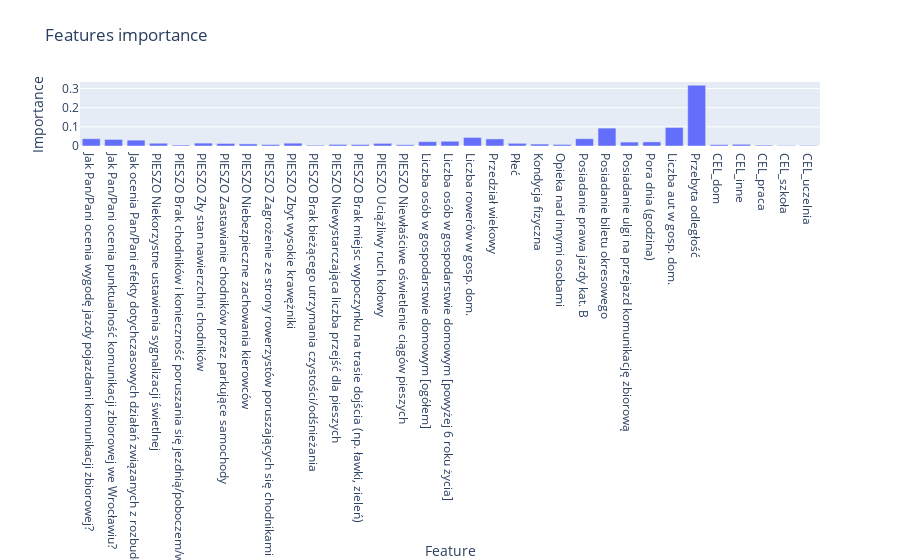

Here is the notebook cell this chart was saved with:
### Code cell
fig = go.Figure([go.Bar(x=X_train.columns, y=clf.feature_importances_)])
fig.update_layout(
    title='Features importance',
    xaxis={
        'title':"Feature",
    },
    yaxis={
        'title':"Importance",
    }
)
fig.show()

### Figure 1 — Plotly figure (JSON) as saved in the notebook; plotly's stock layout.template omitted (floating-point values rounded to 4 significant figures)
{"data": [{"type": "bar", "x": ["Jak Pan/Pani ocenia wygodę jazdy pojazdami komunikacji zbiorowej?", "Jak Pan/Pani ocenia punktualność komunikacji zbiorowej we Wrocławiu?", "Jak ocenia Pan/Pani efekty dotychczasowych działań związanych z rozbudową systemu rowerowego we Wrocławiu (dróg i parkingów rowerowych)?", "PIESZO Niekorzystne ustawienia sygnalizacji świetlnej", "PIESZO Brak chodników i konieczność poruszania się jezdnią/poboczem/wydeptaną ścieżką", "PIESZO Zły stan nawierzchni chodników", "PIESZO Zastawianie chodników przez parkujące samochody", "PIESZO Niebezpieczne zachowania kierowców", "PIESZO Zagrożenie ze strony rowerzystów poruszających się chodnikami", "PIESZO Zbyt wysokie krawężniki", "PIESZO Brak bieżącego utrzymania czystości/odśnieżania", "PIESZO Niewystarczająca liczba przejść dla pieszych", "PIESZO Brak miejsc wypoczynku na trasie dojścia (np. ławki, zieleń)", "PIESZO Uciążliwy ruch kołowy", "PIESZO Niewłaściwe oświetlenie ciągów pieszych", "Liczba osób w gospodarstwie domowym [ogółem]", "Liczba osób w gospodarstwie domowym [powyżej 6 roku życia]", "Liczba rowerów w gosp. dom.", "Przedział wiekowy", "Płeć", "Kondycja fizyczna", "Opieka nad innymi osobami", "Posiadanie prawa jazdy kat. B", "Posiadanie biletu okresowego", "Posiadanie ulgi na przejazd komunikację zbiorową", "Pora dnia (godzina)", "Liczba aut w gosp. dom.", "Przebyta odległość", "CEL_dom", "CEL_inne", "CEL_praca", "CEL_szkoła", "CEL_uczelnia"], "y": [0.03799, 0.03441, 0.03059, 0.01445, 0.004908, 0.01515, 0.01326, 0.01091, 0.007856, 0.01466, 0.004141, 0.008242, 0.007874, 0.01385, 0.006308, 0.02258, 0.02486, 0.04471, 0.03696, 0.01407, 0.01014, 0.008097, 0.03805, 0.09348, 0.0205, 0.02144, 0.09691, 0.3176, 0.007104, 0.008885, 0.004478, 0.002656, 0.002902]}], "layout": {"title": {"text": "Features importance"}, "xaxis": {"title": {"text": "Feature"}}, "yaxis": {"title": {"text": "Importance"}}}}
